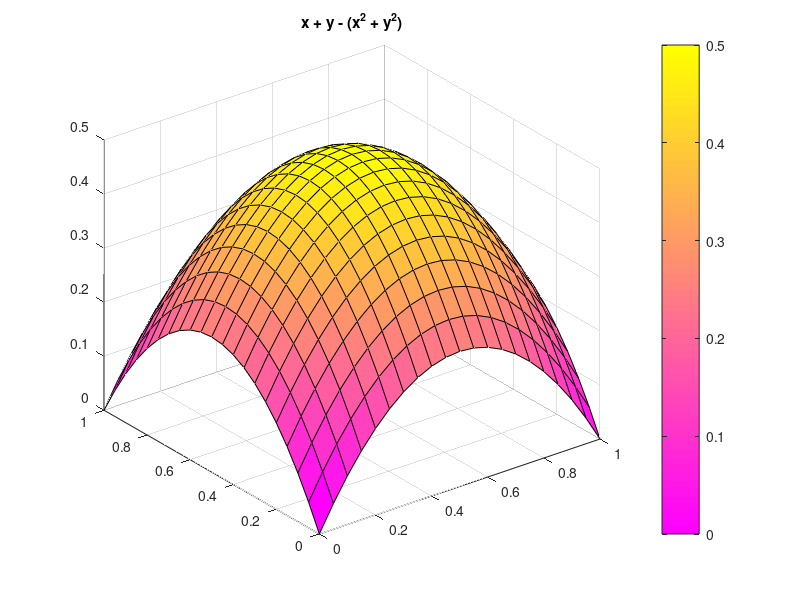

MATLAB code to generate this figure:
clc
close all
clear all

x = 0: .05: 1;
y = x;

[X,Y] = meshgrid(x,y);
Z = X + Y - (X.^2+Y.^2);
surf(X,Y,Z)
title('x + y - (x^2 + y^2)')
colormap(spring)
colorbar